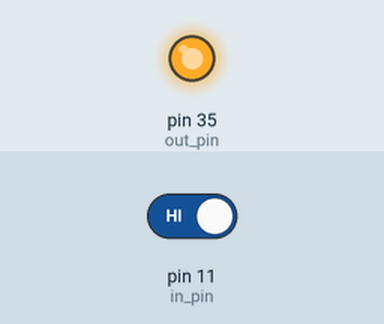
Simulated run of this program. Board: Raspberry Pi (header pin numbers). On the bench: output pins drawn as LEDs (lit = HIGH). Dashed ring = blinking. The inputs (shaded band) are chosen by the test bench; at power-on: pin 11 (in_pin) HIGH.

Above: at 1.2 s.
1.3 s: pin 11 (in_pin) driven LOW
At 3.3 s:
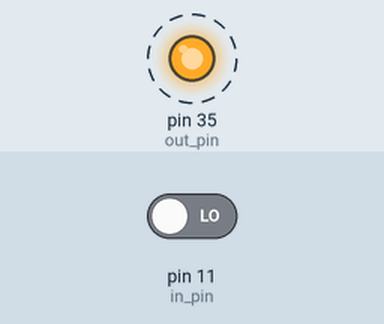
4.3 s: pin 11 (in_pin) driven HIGH
At 4.8 s:
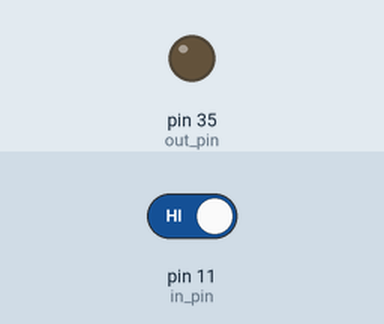
Timing chart, 0 to 7.3 s (numbered marks = the images above; inputs shaded):
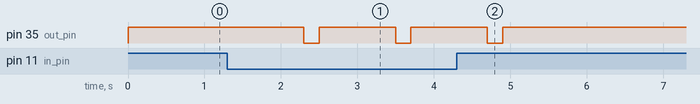

The program:

RaspberryPi_LedBlink.py
```python
import RPi.GPIO as GPIO
import time
import atexit
def what_do():
	GPIO.output(out_pin,False)
	exit
atexit.register(what_do)
sec=1
GPIO.setmode(GPIO.BOARD)
out_pin=35
in_pin=11
GPIO.setup(out_pin,GPIO.OUT)
GPIO.setup(in_pin,GPIO.IN)
while True:
	value=GPIO.input(in_pin)
	if value==False:
		GPIO.output(out_pin,True)
		time.sleep(sec)
		GPIO.output(out_pin,False)
		time.sleep(0.2*sec)
	if value==True:
		GPIO.output(out_pin,True)
		time.sleep(0.1*sec)
```

Measured:
- after the input at 1.3 s, pin 35 (out_pin): alternates HIGH for 1.0 s and LOW for 0.20 s, starting after 1.0 s
- after the input at 4.3 s, pin 35 (out_pin): goes on until 4.9 s, then stays HIGH
